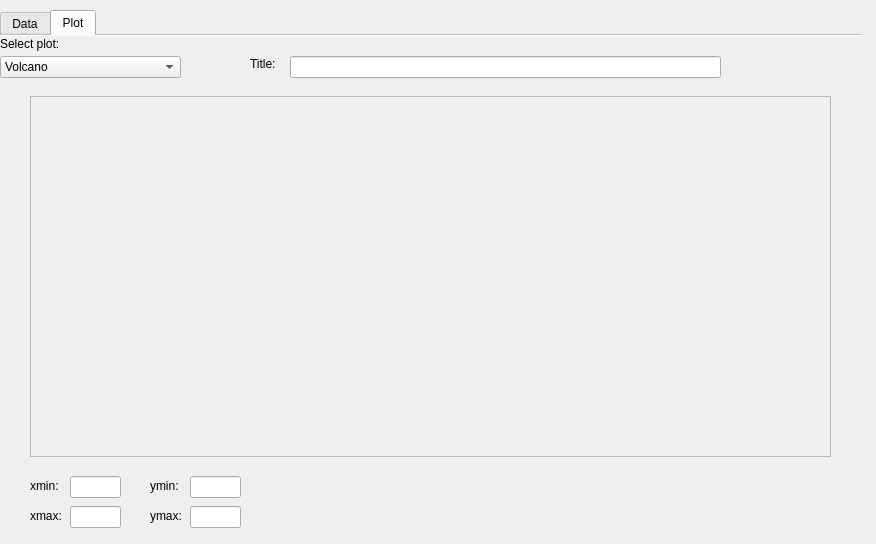
<?xml version="1.0" encoding="UTF-8"?>
<ui version="4.0">
 <class>plotter</class>
 <widget class="QWidget" name="plotter">
  <property name="geometry">
   <rect>
    <x>0</x>
    <y>0</y>
    <width>876</width>
    <height>544</height>
   </rect>
  </property>
  <property name="windowTitle">
   <string>Plotter</string>
  </property>
  <widget class="QTabWidget" name="tabWidget">
   <property name="geometry">
    <rect>
     <x>0</x>
     <y>10</y>
     <width>861</width>
     <height>531</height>
    </rect>
   </property>
   <property name="currentIndex">
    <number>1</number>
   </property>
   <property name="documentMode">
    <bool>true</bool>
   </property>
   <widget class="QWidget" name="data_tab">
    <attribute name="title">
     <string>Data</string>
    </attribute>
    <widget class="QFrame" name="data_frame">
     <property name="geometry">
      <rect>
       <x>10</x>
       <y>40</y>
       <width>271</width>
       <height>241</height>
      </rect>
     </property>
     <property name="frameShape">
      <enum>QFrame::Shape::StyledPanel</enum>
     </property>
     <property name="frameShadow">
      <enum>QFrame::Shadow::Raised</enum>
     </property>
     <widget class="QLabel" name="data_frame_lbl">
      <property name="geometry">
       <rect>
        <x>10</x>
        <y>10</y>
        <width>231</width>
        <height>16</height>
       </rect>
      </property>
      <property name="font">
       <font>
        <pointsize>14</pointsize>
        <bold>true</bold>
       </font>
      </property>
      <property name="text">
       <string>Data</string>
      </property>
     </widget>
     <widget class="QLabel" name="data_load_lbl">
      <property name="geometry">
       <rect>
        <x>10</x>
        <y>80</y>
        <width>231</width>
        <height>16</height>
       </rect>
      </property>
      <property name="text">
       <string/>
      </property>
     </widget>
     <widget class="QPushButton" name="data_load_btn">
      <property name="geometry">
       <rect>
        <x>10</x>
        <y>30</y>
        <width>231</width>
        <height>41</height>
       </rect>
      </property>
      <property name="text">
       <string>Load DE</string>
      </property>
     </widget>
    </widget>
   </widget>
   <widget class="QWidget" name="plot_tab">
    <attribute name="title">
     <string>Plot</string>
    </attribute>
    <widget class="QLineEdit" name="xmax_input">
     <property name="geometry">
      <rect>
       <x>70</x>
       <y>470</y>
       <width>51</width>
       <height>22</height>
      </rect>
     </property>
     <property name="text">
      <string/>
     </property>
    </widget>
    <widget class="QLabel" name="ymax_lbl">
     <property name="geometry">
      <rect>
       <x>150</x>
       <y>470</y>
       <width>31</width>
       <height>20</height>
      </rect>
     </property>
     <property name="text">
      <string>ymax:</string>
     </property>
    </widget>
    <widget class="QLineEdit" name="xmin_input">
     <property name="geometry">
      <rect>
       <x>70</x>
       <y>440</y>
       <width>51</width>
       <height>22</height>
      </rect>
     </property>
    </widget>
    <widget class="QLabel" name="plot_select_lbl">
     <property name="geometry">
      <rect>
       <x>0</x>
       <y>0</y>
       <width>111</width>
       <height>16</height>
      </rect>
     </property>
     <property name="text">
      <string>Select plot:</string>
     </property>
    </widget>
    <widget class="QLabel" name="title_lbl">
     <property name="geometry">
      <rect>
       <x>250</x>
       <y>20</y>
       <width>31</width>
       <height>16</height>
      </rect>
     </property>
     <property name="text">
      <string>Title:</string>
     </property>
    </widget>
    <widget class="QLineEdit" name="title_input">
     <property name="geometry">
      <rect>
       <x>290</x>
       <y>20</y>
       <width>431</width>
       <height>22</height>
      </rect>
     </property>
    </widget>
    <widget class="QLabel" name="xmax_lbl">
     <property name="geometry">
      <rect>
       <x>30</x>
       <y>470</y>
       <width>31</width>
       <height>20</height>
      </rect>
     </property>
     <property name="text">
      <string>xmax:</string>
     </property>
    </widget>
    <widget class="QFrame" name="plot_frame">
     <property name="geometry">
      <rect>
       <x>30</x>
       <y>60</y>
       <width>801</width>
       <height>361</height>
      </rect>
     </property>
     <property name="frameShape">
      <enum>QFrame::Shape::StyledPanel</enum>
     </property>
     <property name="frameShadow">
      <enum>QFrame::Shadow::Raised</enum>
     </property>
    </widget>
    <widget class="QLineEdit" name="ymax_input">
     <property name="geometry">
      <rect>
       <x>190</x>
       <y>470</y>
       <width>51</width>
       <height>22</height>
      </rect>
     </property>
     <property name="text">
      <string/>
     </property>
    </widget>
    <widget class="QLabel" name="ymin_lbl">
     <property name="geometry">
      <rect>
       <x>150</x>
       <y>440</y>
       <width>31</width>
       <height>20</height>
      </rect>
     </property>
     <property name="text">
      <string>ymin:</string>
     </property>
    </widget>
    <widget class="QLineEdit" name="ymin_input">
     <property name="geometry">
      <rect>
       <x>190</x>
       <y>440</y>
       <width>51</width>
       <height>22</height>
      </rect>
     </property>
    </widget>
    <widget class="QComboBox" name="plot_combo">
     <property name="geometry">
      <rect>
       <x>0</x>
       <y>20</y>
       <width>181</width>
       <height>22</height>
      </rect>
     </property>
     <item>
      <property name="text">
       <string>Volcano</string>
      </property>
     </item>
    </widget>
    <widget class="QLabel" name="xmin_lbl">
     <property name="geometry">
      <rect>
       <x>30</x>
       <y>440</y>
       <width>31</width>
       <height>20</height>
      </rect>
     </property>
     <property name="text">
      <string>xmin:</string>
     </property>
    </widget>
   </widget>
  </widget>
 </widget>
 <resources/>
 <connections/>
</ui>
